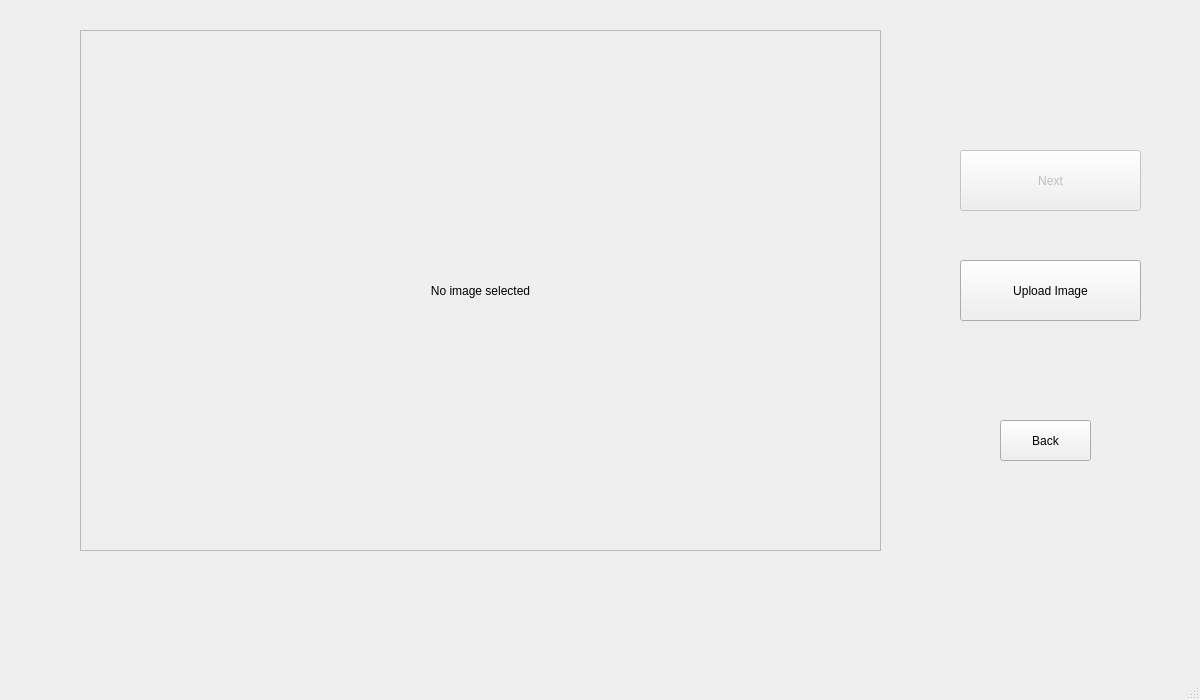
<?xml version="1.0" encoding="UTF-8"?>
<ui version="4.0">
 <class>MainWindow</class>
 <widget class="QMainWindow" name="MainWindow">
  <property name="geometry">
   <rect>
    <x>0</x>
    <y>0</y>
    <width>1200</width>
    <height>700</height>
   </rect>
  </property>
  <property name="windowTitle">
   <string>MainWindow</string>
  </property>
  <widget class="QWidget" name="centralwidget">
   <widget class="QPushButton" name="BackToMain">
    <property name="geometry">
     <rect>
      <x>1000</x>
      <y>420</y>
      <width>91</width>
      <height>41</height>
     </rect>
    </property>
    <property name="text">
     <string>Back</string>
    </property>
   </widget>
   <widget class="QPushButton" name="UploadImage">
    <property name="geometry">
     <rect>
      <x>960</x>
      <y>260</y>
      <width>181</width>
      <height>61</height>
     </rect>
    </property>
    <property name="text">
     <string>Upload Image</string>
    </property>
   </widget>
   <widget class="QFrame" name="ImageFrame">
    <property name="geometry">
     <rect>
      <x>80</x>
      <y>30</y>
      <width>801</width>
      <height>521</height>
     </rect>
    </property>
    <property name="sizePolicy">
     <sizepolicy hsizetype="Preferred" vsizetype="Preferred">
      <horstretch>0</horstretch>
      <verstretch>0</verstretch>
     </sizepolicy>
    </property>
    <property name="minimumSize">
     <size>
      <width>0</width>
      <height>0</height>
     </size>
    </property>
    <property name="maximumSize">
     <size>
      <width>16777215</width>
      <height>16777215</height>
     </size>
    </property>
    <property name="frameShape">
     <enum>QFrame::StyledPanel</enum>
    </property>
    <property name="frameShadow">
     <enum>QFrame::Raised</enum>
    </property>
    <widget class="QLabel" name="imageLabel">
     <property name="geometry">
      <rect>
       <x>0</x>
       <y>0</y>
       <width>801</width>
       <height>521</height>
      </rect>
     </property>
     <property name="text">
      <string>No image selected</string>
     </property>
     <property name="alignment">
      <set>Qt::AlignCenter</set>
     </property>
    </widget>
   </widget>
   <widget class="QPushButton" name="Next">
    <property name="enabled">
     <bool>false</bool>
    </property>
    <property name="geometry">
     <rect>
      <x>960</x>
      <y>150</y>
      <width>181</width>
      <height>61</height>
     </rect>
    </property>
    <property name="text">
     <string>Next</string>
    </property>
    <property name="flat">
     <bool>false</bool>
    </property>
   </widget>
  </widget>
  <widget class="QMenuBar" name="menubar">
   <property name="geometry">
    <rect>
     <x>0</x>
     <y>0</y>
     <width>1200</width>
     <height>22</height>
    </rect>
   </property>
  </widget>
  <widget class="QStatusBar" name="statusbar"/>
 </widget>
 <resources/>
 <connections/>
</ui>
